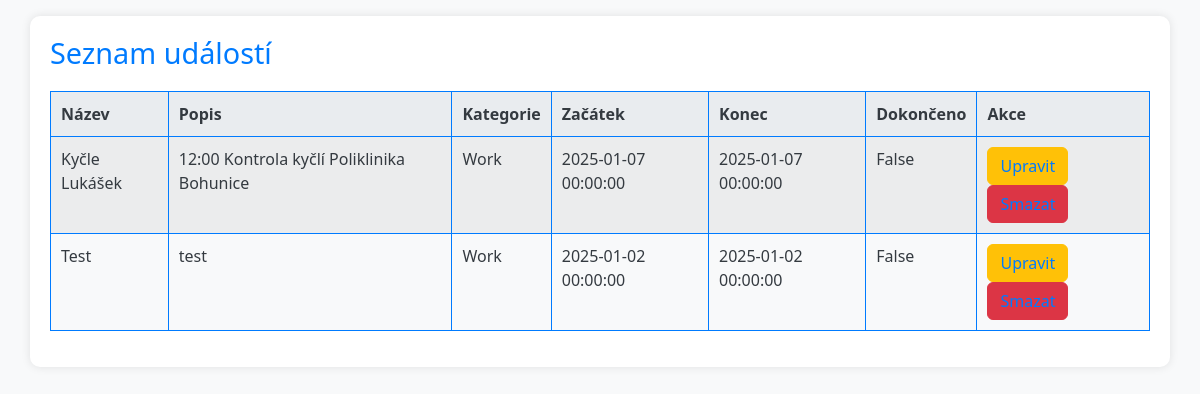
Before: /events with the older database file.
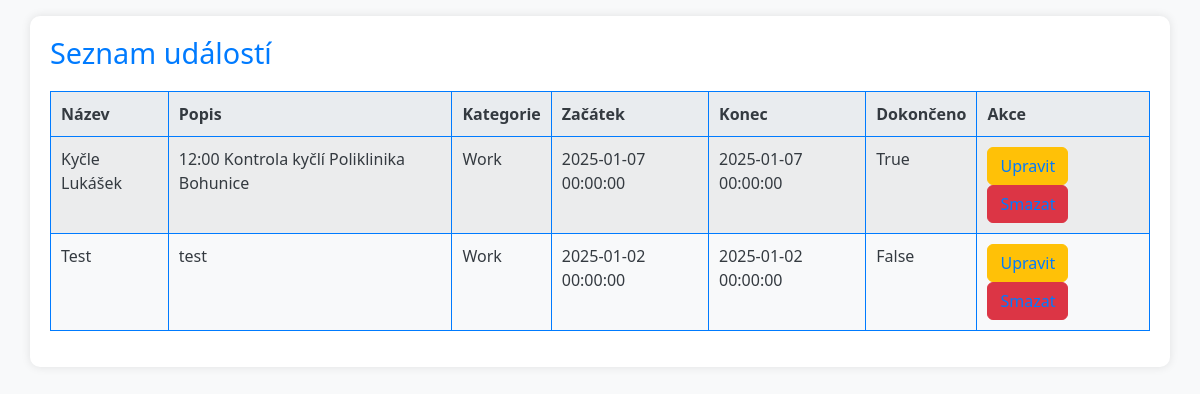
After: the same page with the newer database file.
### models.py (models this page shows)
class Event(db.Model):
    __tablename__ = 'events'
    id = db.Column(db.Integer, primary_key=True, autoincrement=True)
    name = db.Column(db.String(100), nullable=False)
    description = db.Column(db.Text, nullable=True)
    events_category_id = db.Column(db.Integer, db.ForeignKey('events_category.id'), nullable=False)
    start_date = db.Column(db.DateTime, nullable=False)
    end_date = db.Column(db.DateTime, nullable=False)
    done = db.Column(db.Boolean, default=False)
    category = db.relationship('EventCategory', back_populates='events')
    badges = db.relationship('EventBadge', secondary=event_badge_association, back_populates='events')

class EventCategory(db.Model):
    __tablename__ = 'events_category'
    id = db.Column(db.Integer, primary_key=True, autoincrement=True)
    name = db.Column(db.String(50), nullable=False)
    events = db.relationship('Event', back_populates='category')

### app.py (the view)
@app.route('/events')
def events_list():
    print("Accessing events list")
    all_events = events_service.get_all_events()
    return render_template('events_list.html', events=all_events)

### events.py (called while the page is built)
    def get_all_events(self):
        return Event.query.all()

### templates/events_list.html (shortened to what this page needs)
{% extends "base.html" %}
{% block content %}
<h2>Seznam událostí</h2>
<table class="table table-striped">
    <thead>
        <tr>
            <th>Název</th>
            <th>Popis</th>
            <th>Kategorie</th>
            <th>Začátek</th>
            <th>Konec</th>
            <th>Dokončeno</th>
            <th>Akce</th>
        </tr>
    </thead>
    <tbody>
        {% for event in events %}
        <tr>
            <td>{{ event.name }}</td>
            <td>{{ event.description }}</td>
            <td>{{ event.category.name }}</td>
            <td>{{ event.start_date }}</td>
            <td>{{ event.end_date }}</td>
            <td>{{ event.done }}</td>
            <td>
                <a href="{{ url_for('edit_event', event_id=event.id) }}" class="btn btn-warning">Upravit</a>
                <a href="{{ url_for('delete_event', event_id=event.id) }}" class="btn btn-danger">Smazat</a>
            </td>
        </tr>
        {% endfor %}
    </tbody>
</table>
{% endblock %}

### templates/base.html (shortened to what this page needs)
<!doctype html>
<html lang="cs">
<head>
    <link href="https://cdn.jsdelivr.net/npm/bootstrap@5.3.0/dist/css/bootstrap.min.css" rel="stylesheet">
    <link href="https://cdn.jsdelivr.net/npm/bootstrap-icons@1.10.2/font/bootstrap-icons.css" rel="stylesheet">
    {% if theme == 'dark' %}
    <link rel="stylesheet" href="{{ url_for('static', filename='dark.css') }}">
    {% else %}
    <link rel="stylesheet" href="{{ url_for('static', filename='light.css') }}">
    {% endif %}
</head>
<body>
    <div class="container mt-3">
        {% block content %}{% endblock %}
    </div>
</body>
</html>

### static/light.css (style rules this page uses)
body { background-color: #f8f9fa; color: #343a40; font-family: 'Segoe UI', Tahoma, Geneva, Verdana, sans-serif; }
.container { padding: 20px; border-radius: 10px; background-color: #ffffff; box-shadow: 0px 0px 10px rgba(0, 0, 0, 0.1); }
h2 { color: #007bff; font-size: 1.8rem; margin-bottom: 20px; }
.table { margin-top: 20px; border: 1px solid #007bff; background-color: #ffffff; }
.table th, .table td { color: #343a40; border: 1px solid #007bff; padding: 10px; }
.table th { background-color: #e9ecef; }
.table td { background-color: #f8f9fa; }
.table a { color: #007bff; text-decoration: none; }

Changed rows visible on the page:
changed Event "Kyčle Lukášek": done "False" → "True"
